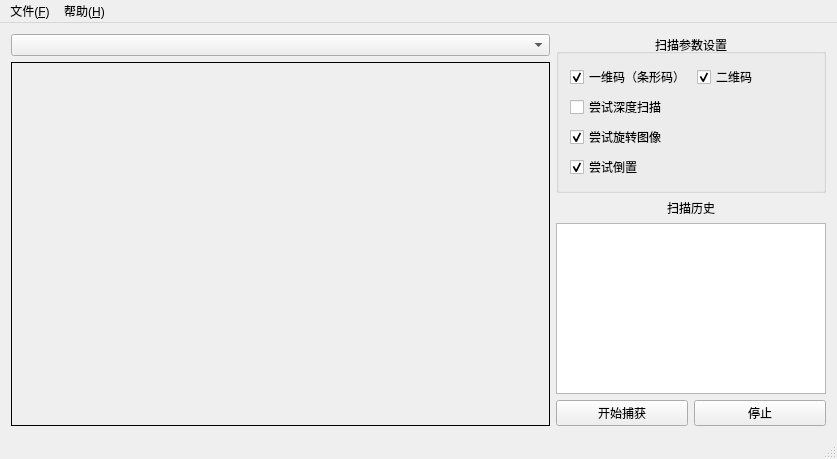
<?xml version="1.0" encoding="UTF-8"?>
<ui version="4.0">
 <class>QRCodeScannerClass</class>
 <widget class="QMainWindow" name="QRCodeScannerClass">
  <property name="geometry">
   <rect>
    <x>0</x>
    <y>0</y>
    <width>837</width>
    <height>459</height>
   </rect>
  </property>
  <property name="windowTitle">
   <string>QRCodeScanner</string>
  </property>
  <widget class="QWidget" name="centralWidget">
   <layout class="QHBoxLayout" name="horizontalLayout_2" stretch="2,1">
    <item>
     <layout class="QVBoxLayout" name="verticalLayout_2">
      <item>
       <widget class="QComboBox" name="cameraComBox"/>
      </item>
      <item>
       <widget class="QStackedWidget" name="stackedWidget">
        <property name="frameShape">
         <enum>QFrame::Shape::Box</enum>
        </property>
        <property name="currentIndex">
         <number>0</number>
        </property>
        <widget class="QWidget" name="previewWidget">
         <layout class="QVBoxLayout" name="previewFrameLayout">
          <property name="spacing">
           <number>0</number>
          </property>
          <property name="leftMargin">
           <number>0</number>
          </property>
          <property name="topMargin">
           <number>0</number>
          </property>
          <property name="rightMargin">
           <number>0</number>
          </property>
          <property name="bottomMargin">
           <number>0</number>
          </property>
         </layout>
        </widget>
        <widget class="QWidget" name="previewImageWidget">
         <layout class="QVBoxLayout" name="previewImageLayout">
          <property name="spacing">
           <number>0</number>
          </property>
          <property name="leftMargin">
           <number>0</number>
          </property>
          <property name="topMargin">
           <number>0</number>
          </property>
          <property name="rightMargin">
           <number>0</number>
          </property>
          <property name="bottomMargin">
           <number>0</number>
          </property>
         </layout>
        </widget>
       </widget>
      </item>
     </layout>
    </item>
    <item>
     <layout class="QVBoxLayout" name="verticalLayout">
      <item>
       <widget class="QGroupBox" name="groupBox">
        <property name="title">
         <string>扫描参数设置</string>
        </property>
        <property name="alignment">
         <set>Qt::AlignmentFlag::AlignCenter</set>
        </property>
        <layout class="QVBoxLayout" name="verticalLayout_3">
         <item>
          <layout class="QHBoxLayout" name="horizontalLayout_4">
           <item>
            <widget class="QCheckBox" name="linearCodesBox">
             <property name="toolTip">
              <string>LinearCodes</string>
             </property>
             <property name="text">
              <string>一维码（条形码）</string>
             </property>
             <property name="checked">
              <bool>true</bool>
             </property>
            </widget>
           </item>
           <item>
            <widget class="QCheckBox" name="matrixCodesBox">
             <property name="toolTip">
              <string>MatrixCodes</string>
             </property>
             <property name="text">
              <string>二维码</string>
             </property>
             <property name="checked">
              <bool>true</bool>
             </property>
            </widget>
           </item>
          </layout>
         </item>
         <item>
          <widget class="QCheckBox" name="tryHarderBox">
           <property name="toolTip">
            <string>tryHarder</string>
           </property>
           <property name="text">
            <string>尝试深度扫描</string>
           </property>
          </widget>
         </item>
         <item>
          <widget class="QCheckBox" name="tryRotateBox">
           <property name="toolTip">
            <string>tryRotate</string>
           </property>
           <property name="text">
            <string>尝试旋转图像</string>
           </property>
           <property name="checked">
            <bool>true</bool>
           </property>
          </widget>
         </item>
         <item>
          <widget class="QCheckBox" name="tryInvertBox">
           <property name="toolTip">
            <string>tryInvert</string>
           </property>
           <property name="text">
            <string>尝试倒置</string>
           </property>
           <property name="checked">
            <bool>true</bool>
           </property>
          </widget>
         </item>
        </layout>
       </widget>
      </item>
      <item>
       <widget class="QLabel" name="label_2">
        <property name="text">
         <string>扫描历史</string>
        </property>
        <property name="alignment">
         <set>Qt::AlignmentFlag::AlignCenter</set>
        </property>
       </widget>
      </item>
      <item>
       <widget class="QTextBrowser" name="historyBrowser">
        <property name="undoRedoEnabled">
         <bool>true</bool>
        </property>
        <property name="openExternalLinks">
         <bool>true</bool>
        </property>
       </widget>
      </item>
      <item>
       <layout class="QHBoxLayout" name="horizontalLayout">
        <item>
         <widget class="QPushButton" name="startBtn">
          <property name="text">
           <string>开始捕获</string>
          </property>
         </widget>
        </item>
        <item>
         <widget class="QPushButton" name="stopBtn">
          <property name="text">
           <string>停止</string>
          </property>
         </widget>
        </item>
       </layout>
      </item>
     </layout>
    </item>
   </layout>
  </widget>
  <widget class="QMenuBar" name="menuBar">
   <property name="geometry">
    <rect>
     <x>0</x>
     <y>0</y>
     <width>837</width>
     <height>20</height>
    </rect>
   </property>
   <widget class="QMenu" name="menu_file">
    <property name="title">
     <string>文件(&amp;F)</string>
    </property>
    <addaction name="action_open"/>
    <addaction name="action_save"/>
    <addaction name="action_openQRG"/>
    <addaction name="action_quit"/>
   </widget>
   <widget class="QMenu" name="menu_help">
    <property name="title">
     <string>帮助(&amp;H)</string>
    </property>
    <addaction name="action_about"/>
   </widget>
   <addaction name="menu_file"/>
   <addaction name="menu_help"/>
  </widget>
  <widget class="QStatusBar" name="statusBar"/>
  <action name="action_quit">
   <property name="text">
    <string>退出(&amp;Q)</string>
   </property>
   <property name="menuRole">
    <enum>QAction::MenuRole::QuitRole</enum>
   </property>
  </action>
  <action name="action_save">
   <property name="text">
    <string>保存结果(&amp;S)...</string>
   </property>
  </action>
  <action name="action_openQRG">
   <property name="text">
    <string>打开生成器(&amp;G)</string>
   </property>
  </action>
  <action name="action_open">
   <property name="text">
    <string>打开图片(&amp;O)...</string>
   </property>
  </action>
  <action name="action_folder">
   <property name="text">
    <string>选择文件夹(&amp;D)...</string>
   </property>
  </action>
  <action name="action_about">
   <property name="text">
    <string>关于(&amp;A)</string>
   </property>
  </action>
 </widget>
 <layoutdefault spacing="6" margin="11"/>
 <resources>
  <include location="../QRCodeScanner.qrc"/>
 </resources>
 <connections/>
</ui>
